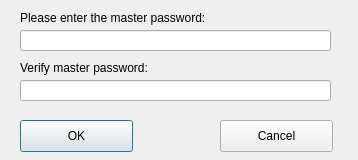
<?xml version="1.0" encoding="UTF-8"?>
<ui version="4.0">
 <class>Dialog</class>
 <widget class="QDialog" name="Dialog">
  <property name="windowModality">
   <enum>Qt::ApplicationModal</enum>
  </property>
  <property name="geometry">
   <rect>
    <x>0</x>
    <y>0</y>
    <width>358</width>
    <height>160</height>
   </rect>
  </property>
  <property name="sizePolicy">
   <sizepolicy hsizetype="Fixed" vsizetype="Fixed">
    <horstretch>0</horstretch>
    <verstretch>0</verstretch>
   </sizepolicy>
  </property>
  <property name="minimumSize">
   <size>
    <width>358</width>
    <height>160</height>
   </size>
  </property>
  <property name="baseSize">
   <size>
    <width>358</width>
    <height>160</height>
   </size>
  </property>
  <property name="windowTitle">
   <string>Dialog</string>
  </property>
  <property name="modal">
   <bool>true</bool>
  </property>
  <widget class="QLabel" name="label">
   <property name="geometry">
    <rect>
     <x>20</x>
     <y>10</y>
     <width>311</width>
     <height>16</height>
    </rect>
   </property>
   <property name="text">
    <string>Please enter the master password:</string>
   </property>
  </widget>
  <widget class="QLabel" name="label_2">
   <property name="geometry">
    <rect>
     <x>20</x>
     <y>60</y>
     <width>311</width>
     <height>16</height>
    </rect>
   </property>
   <property name="text">
    <string>Verify master password:</string>
   </property>
  </widget>
  <widget class="QLineEdit" name="txt_password1">
   <property name="geometry">
    <rect>
     <x>20</x>
     <y>30</y>
     <width>311</width>
     <height>21</height>
    </rect>
   </property>
   <property name="echoMode">
    <enum>QLineEdit::Password</enum>
   </property>
  </widget>
  <widget class="QLineEdit" name="txt_password2">
   <property name="geometry">
    <rect>
     <x>20</x>
     <y>80</y>
     <width>311</width>
     <height>21</height>
    </rect>
   </property>
   <property name="echoMode">
    <enum>QLineEdit::Password</enum>
   </property>
  </widget>
  <widget class="QPushButton" name="btn_OK">
   <property name="geometry">
    <rect>
     <x>20</x>
     <y>120</y>
     <width>113</width>
     <height>32</height>
    </rect>
   </property>
   <property name="text">
    <string>OK</string>
   </property>
  </widget>
  <widget class="QPushButton" name="btn_cancel">
   <property name="geometry">
    <rect>
     <x>220</x>
     <y>120</y>
     <width>113</width>
     <height>32</height>
    </rect>
   </property>
   <property name="text">
    <string>Cancel</string>
   </property>
  </widget>
 </widget>
 <resources/>
 <connections/>
</ui>
